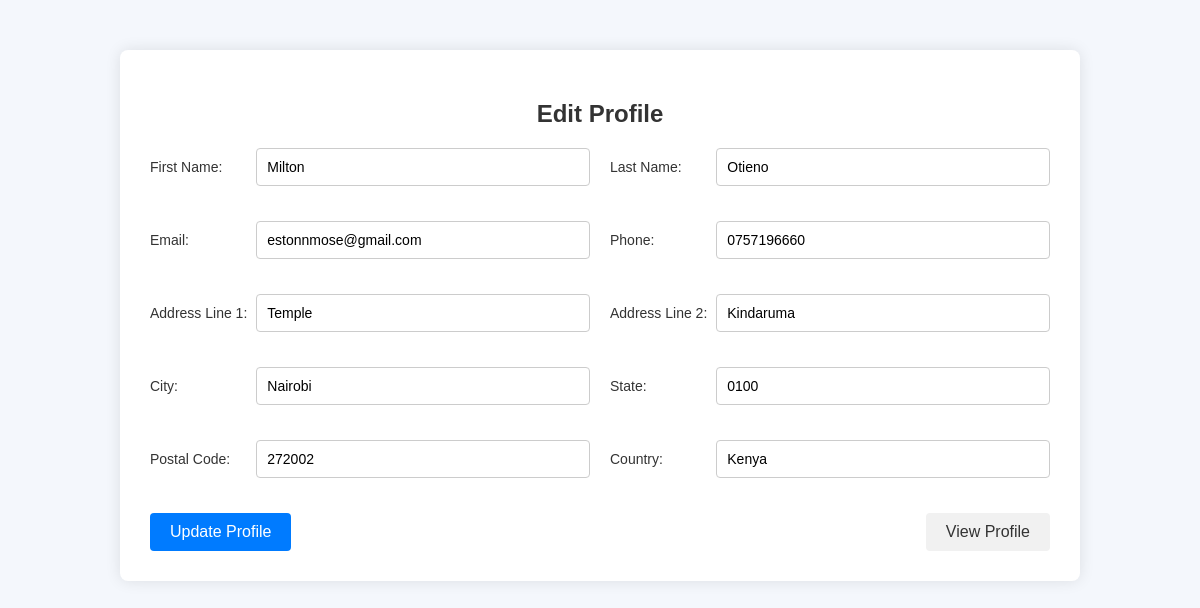
/user/edit_profile.php (signed in), run on the app's committed database.
### tables this page shows
CREATE TABLE `customers` (
  `customer_id` int(11) NOT NULL,
  `first_name` varchar(100) NOT NULL,
  `last_name` varchar(100) NOT NULL,
  `email` varchar(255) NOT NULL,
  `password` varchar(255) NOT NULL,
  `phone` varchar(20) DEFAULT NULL,
  `address_line1` varchar(255) DEFAULT NULL,
  `address_line2` varchar(255) DEFAULT NULL,
  `city` varchar(100) NOT NULL,
  `state` varchar(100) NOT NULL,
  `postal_code` varchar(20) NOT NULL,
  `country` varchar(100) NOT NULL,
  `created_at` timestamp NOT NULL DEFAULT current_timestamp(),
  `reset_token` varchar(255) DEFAULT NULL,
  `reset_token_expiry` datetime DEFAULT NULL
);

### user/edit_profile.php (the view, shortened to what this page needs)
<?php
require 'include/db_connection.php';
try {
    $conn = new mysqli($servername, $username, $password, $dbname);
    $customer_id = $_SESSION['customers']['id'];
    $stmt = $conn->prepare("SELECT * FROM customers WHERE customer_id = ?");
    $stmt->bind_param("i", $customer_id);
    $stmt->execute();
    $result = $stmt->get_result();
    $user = $result->fetch_assoc();
} catch (Exception $e) {
    $error = "An error occurred: " . $e->getMessage();
}
?>
<!DOCTYPE html>
<html lang="en">
<head>
    <link href="assets/css/editprofile.css" rel="stylesheet">
</head>
<body>
    <div class="profile-container">
        <h2>Edit Profile</h2>
        <form method="POST" action="">
            <div class="form-container">
                <div class="form-group">
                    <label for="first_name">First Name:</label>
                    <input type="text" name="first_name" id="first_name" value="<?php echo htmlspecialchars($user['first_name']); ?>" required>
                </div>
                <div class="form-group">
                    <label for="last_name">Last Name:</label>
                    <input type="text" name="last_name" id="last_name" value="<?php echo htmlspecialchars($user['last_name']); ?>" required>
                </div>
                <div class="form-group">
                    <label for="email">Email:</label>
                    <input type="email" name="email" id="email" value="<?php echo htmlspecialchars($user['email']); ?>" required>
                </div>
                <div class="form-group">
                    <label for="phone">Phone:</label>
                    <input type="text" name="phone" id="phone" value="<?php echo htmlspecialchars($user['phone'] ?? ''); ?>">
                </div>
                <div class="form-group">
                    <label for="address_line1">Address Line 1:</label>
                    <input type="text" name="address_line1" id="address_line1" value="<?php echo htmlspecialchars($user['address_line1'] ?? ''); ?>">
                </div>
                <div class="form-group">
                    <label for="address_line2">Address Line 2:</label>
                    <input type="text" name="address_line2" id="address_line2" value="<?php echo htmlspecialchars($user['address_line2'] ?? ''); ?>">
                </div>
                <div class="form-group">
                    <label for="city">City:</label>
                    <input type="text" name="city" id="city" value="<?php echo htmlspecialchars($user['city'] ?? ''); ?>">
                </div>
                <div class="form-group">
                    <label for="state">State:</label>
                    <input type="text" name="state" id="state" value="<?php echo htmlspecialchars($user['state'] ?? ''); ?>">
                </div>
                <div class="form-group">
                    <label for="postal_code">Postal Code:</label>
                    <input type="text" name="postal_code" id="postal_code" value="<?php echo htmlspecialchars($user['postal_code'] ?? ''); ?>">
                </div>
                <div class="form-group">
                    <label for="country">Country:</label>
                    <input type="text" name="country" id="country" value="<?php echo htmlspecialchars($user['country'] ?? ''); ?>">
                </div>
            </div>
            <div class="form-actions">
                <input type="submit" value="Update Profile" class="btn-submit">
                <a href="view_profile.php" class="btn-cancel">View Profile</a>
            </div>
        </form>
    </div>
</body>
</html>

### user/assets/css/editprofile.css (style rules this page uses)
body { font-family: 'Arial', sans-serif; background-color: #f4f7fc; margin: 0; padding: 0; }
.profile-container { max-width: 900px; margin: 50px auto; padding: 30px; background-color: #fff; box-shadow: 0 0 15px rgba(0, 0, 0, 0.1); border-radius: 8px; }
h2 { text-align: center; color: #333; margin-bottom: 20px; }
.form-group { display: flex; flex-direction: column; margin-bottom: 15px; }
.form-group label { font-size: 14px; color: #333; margin-bottom: 5px; }
.form-group input { padding: 10px; font-size: 14px; border: 1px solid #ccc; border-radius: 4px; transition: border 0.3s ease; }
.form-actions { display: flex; justify-content: space-between; margin-top: 20px; }
.form-actions input[type="submit"] { background-color: #007bff; color: #fff; border: none; padding: 10px 20px; font-size: 16px; border-radius: 4px; cursor: pointer; transition: background-color 0.3s ease; }
.form-actions a { display: inline-block; padding: 10px 20px; background-color: #f1f1f1; color: #333; font-size: 16px; text-decoration: none; border-radius: 4px; text-align: center; transition: background-color 0.3s ease; }
.form-container { display: grid; grid-template-columns: 1fr 1fr; gap: 20px; }
.form-container .form-group { flex-direction: row; align-items: center; }
.form-container .form-group label { width: 150px; margin-bottom: 0; }
.form-container .form-group input { width: 100%; }

### data on the page
customers: first_name "Milton", last_name "Otieno", email "estonnmose@gmail.com", phone "0757196660", address_line1 "Temple", address_line2 "Kindaruma", city "Nairobi", state "0100", postal_code "272002", country "Kenya"
